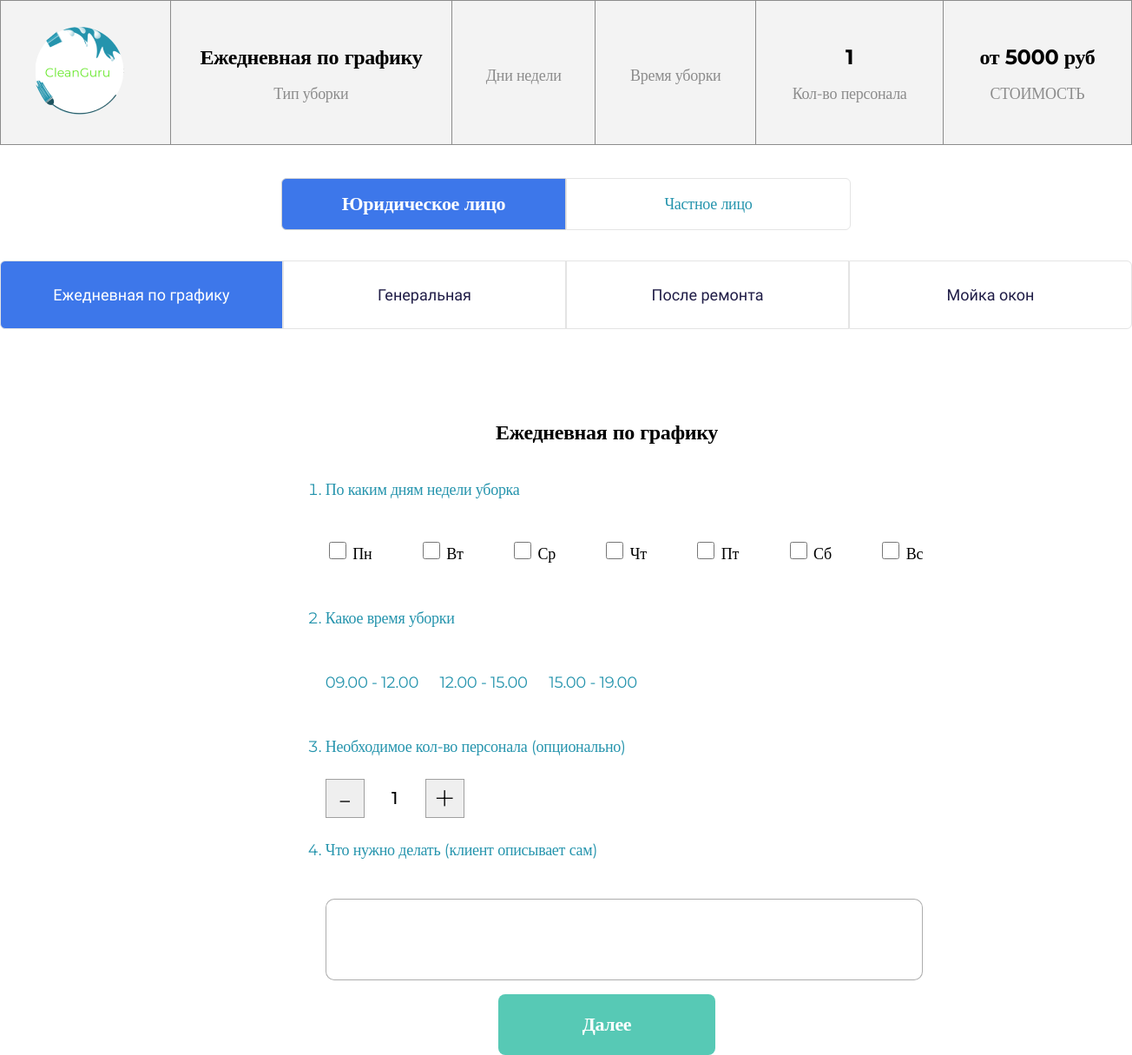
Screenshot of /cart/legal_person/ with the database file from the repository.
### cartapp/models.py (models this page shows, shortened)
class ServiceType(models.Model):
    name = models.CharField(
        max_length=128,
        null=False,
        blank=False,
        verbose_name='Название типа услуг',
    )
    description = models.CharField(
        max_length=128,
        verbose_name='Описание типа пользователя',
        blank=True,
    )
    user_type_for_service_type = models.ForeignKey(
        UserTypeForServiceType,
        on_delete=models.CASCADE,
        verbose_name='Тип пользователя для типа услуг',
        null=True,
        related_name='user_type_for_service_types'
    )
    created_at = models.DateTimeField(
        auto_now_add=True,
        verbose_name='Дата и время создания',
    )
    updated_at = models.DateTimeField(
        auto_now=True,
        verbose_name='Дата и время изменения',
    )
    slug = models.SlugField(
        max_length=255,
        verbose_name='URL',
        db_index=True,
        null=True,
        blank=True,
    )
    class Meta:
        verbose_name = 'Тип услуг'
        verbose_name_plural = 'Типы услуг'

class UserTypeForServiceType(models.Model):
    name = models.CharField(
        max_length=128,
        null=False,
        blank=False,
        verbose_name='Название типа пользователя',
    )
    description = models.CharField(
        max_length=128,
        verbose_name='Описание типа пользователя',
    )
    created_at = models.DateTimeField(
        auto_now_add=True,
        verbose_name='Дата и время создания',
    )
    updated_at = models.DateTimeField(
        auto_now=True,
        verbose_name='Дата и время изменения',
    )
    slug = models.SlugField(
        max_length=255,
        unique=True,
        verbose_name='URL',
        db_index=True,
        null=True,
        blank=True,
    )
    class Meta:
        verbose_name = 'Тип пользователя для типа услуг'
        verbose_name_plural = 'Типы пользователей для типов услуг'

class DaysOfWeek(models.Model):
    title = models.CharField(max_length=20, blank=True, null=True)
    short_title = models.CharField(max_length=2, blank=True, null=True)
    class Meta:
        verbose_name = 'День недели'
        verbose_name_plural = 'Дни недели'
    def __str__(self):
        return self.short_title

### cartapp/views.py (the view, shortened to what this page needs)
# urls.py: path('<slug:usertypeforservicetype_slug>/', cartapp.ShowListServicesView.as_view(), name='usertype_services'),
class ShowListServicesView(FormView):
    form_class = AddToCartForm
    success_url = '/'
    cart_id = None
    def get_form_kwargs(self):
        kwargs = super().get_form_kwargs()
        user_type = get_object_or_404(UserTypeForServiceType, slug=self.kwargs['usertypeforservicetype_slug'])
        if 'servisetype_slug' in self.kwargs:
            type_service = get_object_or_404(
                ServiceType,
                slug=self.kwargs['servisetype_slug'],
                user_type_for_service_type=user_type
            )
        else:
            type_service = ServiceType.objects.filter(user_type_for_service_type=user_type)[0]
        kwargs['services_dict'] = Service.objects.filter(service_type__pk=type_service.pk).select_related()
        return kwargs
    def get_context_data(self, *, object_list=None, **kwargs):
        context = super().get_context_data(**kwargs)
        windows_form = AddToCartWindowsForm()
        user_type = get_object_or_404(UserTypeForServiceType, slug=self.kwargs['usertypeforservicetype_slug'])
        if 'servisetype_slug' in self.kwargs:
            service_type_name = get_object_or_404(
                ServiceType,
                slug=self.kwargs['servisetype_slug'],
                user_type_for_service_type=user_type
            ).description
        else:
            service_type_name = ServiceType.objects.filter(user_type_for_service_type=user_type)[0].description
        context.update({
            'user_type_for_service_type': UserTypeForServiceType.objects.all(),
            'service_type': ServiceType.objects.filter(
                user_type_for_service_type__name='legal_person'
            ) if self.kwargs['usertypeforservicetype_slug'] == 'legal_person' else ServiceType.objects.filter(
                user_type_for_service_type__name='private_person'),
            'service_type_name': service_type_name,
            'windows_form': windows_form,
        })
        return context
    def get_template_names(self):
        user_type = self.kwargs['usertypeforservicetype_slug']
        if 'servisetype_slug' in self.kwargs:
            service_type = self.kwargs['servisetype_slug']
        else:
            service_type = ServiceType.objects.filter(user_type_for_service_type__name=user_type)[0].name
        template_name = f'cartapp/{user_type}_{service_type}.html'
        return [template_name]

### cartapp/forms.py
class AddToCartWindowsForm(forms.ModelForm):
    class Meta:
        model = WindowWashing
        fields = '__all__'

### cartapp/templates/cartapp/legal_person_daily_as_scheduled.html (shortened to what this page needs)
{% extends 'cartapp/base.html' %}
{% load static %}
{% block content %}
    <section class="order container">
        <form action="" method="post" style="display: flex; flex-direction: column; align-items: center;">
            <div class="daily-schedule__menu">
                <h2 class="daily-schedule__menu-title">Ежедневная по графику</h2>
                <ol class="daily-schedule__menu-list">
                    <li class="daily-schedule__menu-item">
                        По каким дням недели уборка
                        <br>
                        {% for day in form.cleaning_days %}
                            <label class="lable-checkbox" for="{{ day.id_for_label }}">
                                <input
                                        class="lable-checkbox__input"
                                        type="{{ day.data.type }}"
                                        value="{{ day.data.value }}"
                                        name="{{ day.data.name }}"
                                        id="{{ day.id_for_label }}"
                                        onclick="daySchedule('{{ day.data.label }}', {{ forloop.counter0 }})"
                                >
                                {{ day.data.label }}
                            </label>
                        {% endfor %}
                    </li>
                    <li class="daily-schedule__menu-item">
                        Какое время уборки &nbsp;
                        <br/>
                        {% for time in form.cleaning_time %}
                            <label class="label-cleaning-time" for="{{ time.id_for_label }}">
                                <span>{{ time.data.label }}</span>
                            </label>
                        {% endfor %}
                    </li>
                    <li class="daily-schedule__menu-item">
                        Необходимое кол-во персонала (опционально)
                        <div class="daily-schedule__menu-item__number">
                            <button class="number-minus" type="button" onClick="change('amount',0,50,-1);">-</button>
                            {{ form.number_stuff }}
                            <button class="number-plus" type="button" onClick="change('amount',0,50,1);">+</button>
                        </div>
                    </li>
                    <li class="daily-schedule__menu-item">
                        <label for="{{ form.comment.id_for_label }}">Что нужно делать (клиент описывает сам)</label>
                        <textarea class="optional__text" id="{{ form.comment.id_for_label }}" name="{{ form.comment.label|lower }}"></textarea>
                    </li>
                </ol>
            </div>
            <button class="order-button" type="submit">Далее</button>
        </form>
    </section>
{% endblock content %}

### cartapp/templates/cartapp/base.html (shortened to what this page needs)
{% load static %}
<!DOCTYPE html>
<html lang="en">
  <head>
    <link rel="stylesheet" href="{% static 'css/_orderEntity.css' %}" />
    <link rel="stylesheet" href="{% static 'styles.css' %}" />
  </head>
  <body>
    <table class="ordering-entity__header container">
      <tr>
        <td class="table-cell"><a href="{% url 'main:main' %}"><img src="{% static 'img/logo.png' %}" alt="logo" /></a></td>
        <td class="table-cell">
          <p class="table-cell__cleaning-type">{{ service_type_name }}</p>
          <p class="table-text">Тип уборки</p>
        </td>
        <td class="table-cell">
          <p class="table-text">Дни недели</p>
        </td>
        <td class="table-cell">
          <p class="table-text">Время уборки</p>
        </td>
        <td class="table-cell">
          <p class="table-cell__number-staff">1</p>
          <p class="table-text">Кол-во персонала</p>
        </td>
        <td class="table-cell">
          <p class="table-cell__price">от 5000 руб</p>
          <p class="table-text">СТОИМОСТЬ</p>
        </td>
      </tr>
    </table>
    {% include 'cartapp/include/inc_cart_menu.html' %}
  {% block content %}
  {% endblock content %}
    </body>
</html>

### cartapp/templates/cartapp/include/inc_cart_menu.html
<div class="order-type">
    {% for item in user_type_for_service_type %}
        <button class="order-type__button
            {% if request.resolver_match.kwargs.usertypeforservicetype_slug == item.slug %}
            order-type__active
            {% endif %}
            {% if forloop.first %}
             border-left
            {% elif forloop.last %}
             border-right
            {% endif %}"
            onclick="window.location.href='{% url "cartapp:usertype_services" item.slug %}'">{{ item.description }}</button>
    {% endfor %}
</div>
<div class="cleaning-type">
    {% for item in service_type %}
        <button class="cleaning-type__button
            {% if request.resolver_match.kwargs.servisetype_slug == item.slug %}
            cleaning-type__active
            {% elif 'servisetype_slug' not in request.resolver_match.kwargs and forloop.first %}
            cleaning-type__active
            {% endif %}
            {% if forloop.first %}
             border-left
            {% elif forloop.last %}
             border-right
            {% endif %}"
            onclick="window.location.href='{% url "cartapp:servicetype_services" request.resolver_match.kwargs.usertypeforservicetype_slug item.slug %}'">{{ item.description }}</button>
    {% endfor %}
</div>

### static/css/_orderEntity.css (style rules this page uses)
body { margin: 0; padding: 0; }
.container { margin: 0 auto; max-width: 1440px; font-family: Montserrat; }
.ordering-entity__header { width: 100%; height: 143px; border-collapse: collapse; }
.table-cell { background: #f3f3f3; border: 1px solid #8c8c8c; box-sizing: border-box; text-align: center; max-width: 290px; padding: 30px; }
.table-text { font-family: 'Montserrat'; font-style: normal; font-weight: normal; font-size: 18px; line-height: 18px; letter-spacing: -0.015em; color: #8c8c8c; }
.table-cell__cleaning-type, .table-cell__days-week, .table-cell__cleaning-time, .table-cell__number-staff, .table-cell__price { font-family: 'Montserrat'; font-style: normal; font-weight: bold; font-size: 24px; line-height: 18px; text-align: center; letter-spacing: -0.015em; color: #000000; }
.order { width: 100%; display: flex; flex-direction: column; align-items: center; justify-content: center; }
.order-type { display: flex; align-items: center; justify-content: center; margin-top: 38px; }
.order-type__button { display: flex; align-items: center; justify-content: center; width: 328px; height: 60px; font-family: 'Montserrat'; font-style: normal; box-sizing: border-box; line-height: 30px; text-align: center; letter-spacing: -0.015em; background: #ffffff; border: 1px solid #e4e4e4; font-weight: normal; font-size: 18px; color: #2594ad; }
.order-type__active { background: #3d77ea; border: 1px solid #d4d4d4; font-weight: 600; font-size: 22px; color: #ffffff; }
.cleaning-type { display: flex; align-items: center; justify-content: center; width: 100%; margin-top: 35px; }
.cleaning-type__button { display: flex; flex-direction: row; justify-content: center; align-items: center; font-family: 'Montserrat Alternates'; font-style: normal; font-weight: normal; font-size: 18px; line-height: 22px; color: #201d47; background-color: white; box-sizing: border-box; width: 357px; height: 79px; border: 1px solid #e4e4e4; }
.cleaning-type__active { background: #3d77ea; color: #ffffff; }
.cleaning-type__button, .order-type__button:hover { cursor: pointer; }
.border-left { border-radius: 6px 0px 0px 6px; }
.border-right { border-radius: 0px 6px 6px 0px; }
.daily-schedule__menu-title { font-family: 'Montserrat'; font-style: normal; font-weight: bold; font-size: 24px; line-height: 18px; letter-spacing: -0.015em; color: #000000; text-align: center; }
.daily-schedule__menu-item { font-family: 'Montserrat'; font-style: normal; font-weight: normal; font-size: 18px; line-height: 74px; letter-spacing: -0.015em; color: #2594ad; }
.lable-checkbox { display: inline-block; font-family: 'Montserrat'; font-style: normal; font-weight: normal; font-size: 18px; line-height: 74px; letter-spacing: -0.015em; color: #000000; }
.lable-checkbox + .lable-checkbox { margin-left: 50px; }
.lable-checkbox__input { height: 20px; width: 20px; }
.daily-schedule__menu-item__number { display: flex; }
.daily-schedule__menu-item__number input[type='number'] { display: block; font-family: 'Montserrat'; font-style: normal; font-weight: 500; font-size: 20px; line-height: 24px; color: #000000; padding: 0; margin: 0; width: 70px; box-sizing: border-box; text-align: center; border: none; -moz-appearance: textfield; -webkit-appearance: textfield; appearance: textfield; }
.number-minus, .number-plus { width: 45px; height: 45px; font-family: 'Montserrat'; font-style: normal; font-weight: 200; font-size: 45px; line-height: 24px; color: #000000; border: 1px solid #a0a0a0; }
.order-button { width: 250px; height: 70px; background: #57c9b5; border: none; border-radius: 8px; cursor: pointer; font-family: 'Montserrat'; font-style: normal; font-weight: 600; font-size: 22px; line-height: 30px; letter-spacing: -0.015em; color: #ffffff; }
.label-cleaning-time { text-decoration: none; font-family: 'Montserrat'; font-style: normal; font-weight: normal; font-size: 18px; line-height: 74px; letter-spacing: -0.015em; color: #2594ad; margin-right: 20px; display: inline-block; }

### rows the page displays
ServiceType: description "Ежедневная по графику"
UserTypeForServiceType: description "Юридическое лицо"
UserTypeForServiceType: description "Частное лицо"
ServiceType: description "Генеральная"
ServiceType: description "После ремонта"
ServiceType: description "Мойка окон"
DaysOfWeek: data.label "Пн"
DaysOfWeek: data.label "Вт"
DaysOfWeek: data.label "Ср"
DaysOfWeek: data.label "Чт"
DaysOfWeek: data.label "Пт"
DaysOfWeek: data.label "Сб"
DaysOfWeek: data.label "Вс"

### other values shown
{{ time.data.label }} "09.00 - 12.00" "12.00 - 15.00" "15.00 - 19.00"
